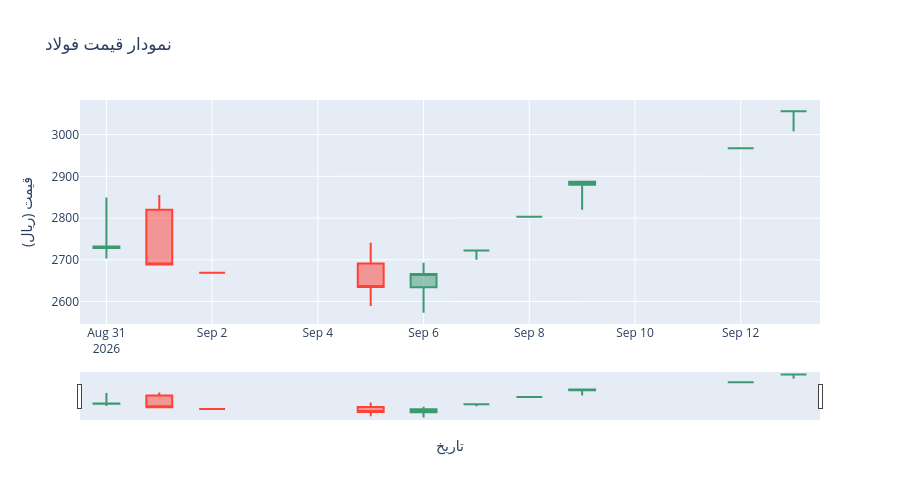

Notebook cell for this chart:
### Code cell
import plotly.graph_objects as go

df = dbm.load_daily_history(symbols=["فولاد"])
df = df.sort_values("date")

fig = go.Figure(data=[go.Candlestick(
    x=df["date"],
    open=df["open"], high=df["high"],
    low=df["low"], close=df["close"],
    name="فولاد"
)])
fig.update_layout(
    title="نمودار قیمت فولاد",
    xaxis_title="تاریخ",
    yaxis_title="قیمت (ریال)",
    height=500,
)
fig.show()

### Figure 1 — Plotly figure (JSON) as saved in the notebook; plotly's stock layout.template omitted (floating-point values rounded to 4 significant figures)
{"data": [{"close": [2732.0, 2689.0, 2669.0, 2635.0, 2666.0, 2722.0, 2803.0, 2887.0, 2967.0, 3056.0], "high": [2849.0, 2855.0, 2669.0, 2741.0, 2693.0, 2722.0, 2803.0, 2887.0, 2967.0, 3056.0], "low": [2703.0, 2689.0, 2669.0, 2589.0, 2573.0, 2700.0, 2803.0, 2820.0, 2967.0, 3008.0], "name": "فولاد", "open": [2728.0, 2820.0, 2669.0, 2691.0, 2634.0, 2722.0, 2803.0, 2880.0, 2967.0, 3056.0], "type": "candlestick", "x": ["2026-08-31T00:00:00", "2026-09-01T00:00:00", "2026-09-02T00:00:00", "2026-09-05T00:00:00", "2026-09-06T00:00:00", "2026-09-07T00:00:00", "2026-09-08T00:00:00", "2026-09-09T00:00:00", "2026-09-12T00:00:00", "2026-09-13T00:00:00"]}], "layout": {"height": 500, "title": {"text": "نمودار قیمت فولاد"}, "xaxis": {"title": {"text": "تاریخ"}}, "yaxis": {"title": {"text": "قیمت (ریال)"}}}}
